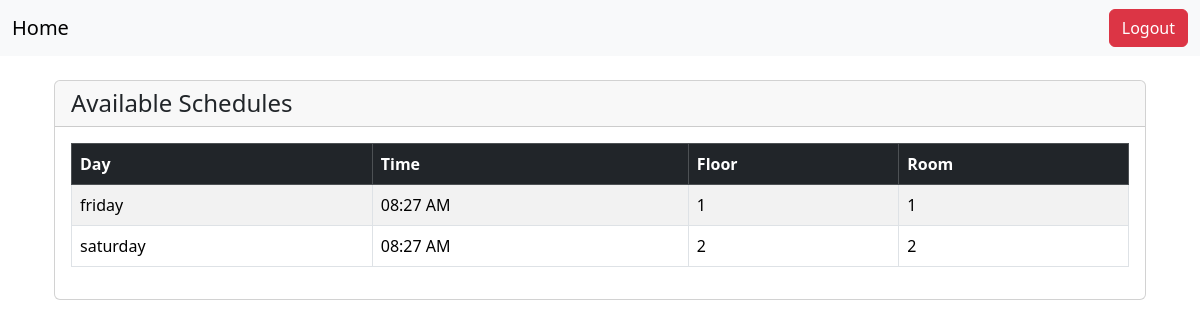
/schedules/ (signed in), run on an earlier commit of the app's database.
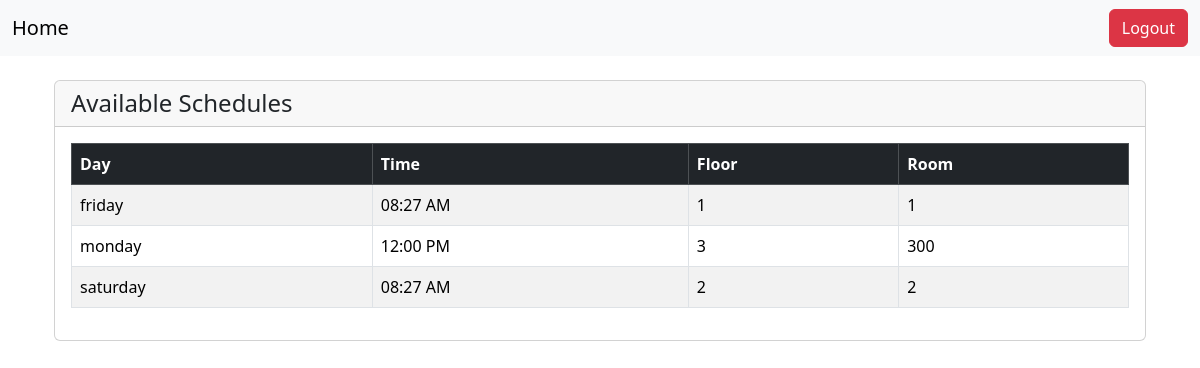
And on a later commit of the database.
### appointment/models.py (models this page shows, shortened)
class Schedule(models.Model):
    WEEK_DAYS = [
        ('friday', 'Friday'),
        ('saturday', 'Saturday'),
        ('sunday', 'Sunday'),
        ('monday', 'Monday'),
        ('tuesday', 'Tuesday'),
        ('wednesday', 'Wednesday'),
        ('thursday', 'Thursday'),
    ]
    doctor = models.ForeignKey(
        AppUser,
        on_delete=models.CASCADE,
        limit_choices_to={'user_type': AppUser.DOCTOR},
        related_name='schedules'
    )
    day = models.CharField(max_length=10, choices=WEEK_DAYS)
    time = models.TimeField()
    floor = models.PositiveIntegerField()
    room_number = models.PositiveIntegerField()
    active = models.BooleanField(default=True)
    class Meta:
        unique_together = ('doctor', 'day', 'time')

### appointment/views.py (the view)
# urls.py: path('schedules/', views.schedule_list, name='schedule_list'),
@login_required
def schedule_list(request):
    if request.user.appuser.user_type == 'doctor':
        schedules = Schedule.objects.filter(doctor=request.user.appuser, active=True).order_by('day', 'time')
        return render(request, 'appointment/doctor_schedule_list.html', {'schedules': schedules})
    else:
        schedules = Schedule.objects.filter(active=True).order_by('day', 'time')
        return render(request, 'appointment/patient_schedule_list.html', {'schedules': schedules})

### appointment/templates/appointment/doctor_schedule_list.html (shortened to what this page needs)
{% extends 'base.html' %}
{% block content %}
<div class="container mt-4">
    <div class="card">
        <div class="card-header">
            <h1 class="h4 mb-0">Available Schedules</h1>
        </div>
        <div class="card-body">
            <table class="table table-striped table-bordered">
                <thead class="table-dark">
                    <tr>
                        <th>Day</th>
                        <th>Time</th>
                        <th>Floor</th>
                        <th>Room</th>
                    </tr>
                </thead>
                <tbody>
                    {% for schedule in schedules %}
                    <tr>
                        <td>{{ schedule.day }}</td>
                        <td>{{ schedule.time|date:"h:i A" }}</td>
                        <td>{{ schedule.floor }}</td>
                        <td>{{ schedule.room_number }}</td>
                    </tr>
                    {% empty %}
                    <tr>
                        <td colspan="7" class="text-center">No available schedules at the moment.</td>
                    </tr>
                    {% endfor %}
                </tbody>
            </table>
        </div>
    </div>
</div>
{% endblock %}

What changed in the data, as far as the page shows it:
added Schedule: day "monday", time "12:00 PM", floor "3", room_number "300"
